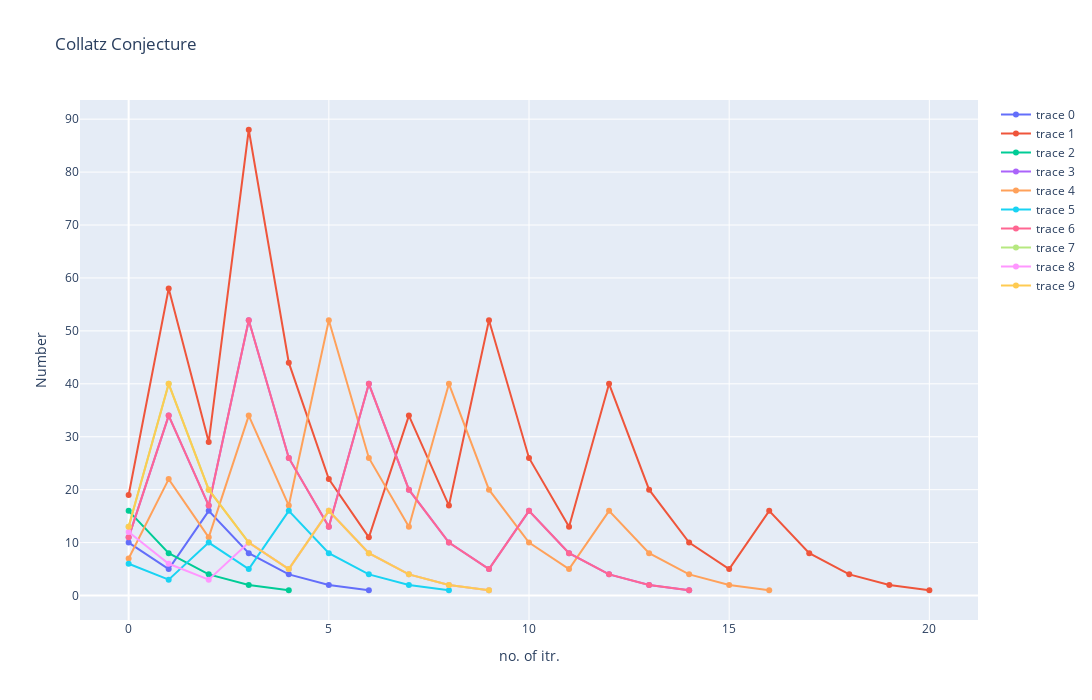

Notebook code for this chart:
### Code cell
from numpy import random


data = []
for _ in range(5,15):
    j = random.randint(1,20)
    coll = Collatz(j)
    store = []
    store.append(j)
    i =2
    while (i != 1.0):

        i =coll.next()
        store.append(i)
        
    
        

    # Plot Line Chart here

    trace = go.Scatter(x=[i for i in range(len(store))], y=store, mode='lines+markers')

    data.append(trace)

layout = go.Layout( height=700,width=1750 ,title='Collatz Conjecture', xaxis={'title':'no. of itr.'}, yaxis={'title':'Number'})
fig = go.Figure(data=data, layout=layout)
fig.show()

### Figure 1 — Plotly figure (JSON) as saved in the notebook; plotly's stock layout.template omitted (floating-point values rounded to 4 significant figures)
{"data": [{"mode": "lines+markers", "type": "scatter", "x": [0, 1, 2, 3, 4, 5, 6], "y": [10, 5, 16, 8, 4, 2, 1]}, {"mode": "lines+markers", "type": "scatter", "x": [0, 1, 2, 3, 4, 5, 6, 7, 8, 9, 10, 11, 12, 13, 14, 15, 16, 17, 18, 19, 20], "y": [19, 58, 29, 88, 44, 22, 11, 34, 17, 52, 26, 13, 40, 20, 10, 5, 16, 8, 4, 2, 1]}, {"mode": "lines+markers", "type": "scatter", "x": [0, 1, 2, 3, 4], "y": [16, 8, 4, 2, 1]}, {"mode": "lines+markers", "type": "scatter", "x": [0, 1, 2, 3, 4, 5, 6, 7, 8, 9, 10, 11, 12, 13, 14], "y": [11, 34, 17, 52, 26, 13, 40, 20, 10, 5, 16, 8, 4, 2, 1]}, {"mode": "lines+markers", "type": "scatter", "x": [0, 1, 2, 3, 4, 5, 6, 7, 8, 9, 10, 11, 12, 13, 14, 15, 16], "y": [7, 22, 11, 34, 17, 52, 26, 13, 40, 20, 10, 5, 16, 8, 4, 2, 1]}, {"mode": "lines+markers", "type": "scatter", "x": [0, 1, 2, 3, 4, 5, 6, 7, 8], "y": [6, 3, 10, 5, 16, 8, 4, 2, 1]}, {"mode": "lines+markers", "type": "scatter", "x": [0, 1, 2, 3, 4, 5, 6, 7, 8, 9, 10, 11, 12, 13, 14], "y": [11, 34, 17, 52, 26, 13, 40, 20, 10, 5, 16, 8, 4, 2, 1]}, {"mode": "lines+markers", "type": "scatter", "x": [0, 1, 2, 3, 4, 5, 6, 7, 8, 9], "y": [13, 40, 20, 10, 5, 16, 8, 4, 2, 1]}, {"mode": "lines+markers", "type": "scatter", "x": [0, 1, 2, 3, 4, 5, 6, 7, 8, 9], "y": [12, 6, 3, 10, 5, 16, 8, 4, 2, 1]}, {"mode": "lines+markers", "type": "scatter", "x": [0, 1, 2, 3, 4, 5, 6, 7, 8, 9], "y": [13, 40, 20, 10, 5, 16, 8, 4, 2, 1]}], "layout": {"height": 700, "title": {"text": "Collatz Conjecture"}, "width": 1750, "xaxis": {"title": {"text": "no. of itr."}}, "yaxis": {"title": {"text": "Number"}}}}
